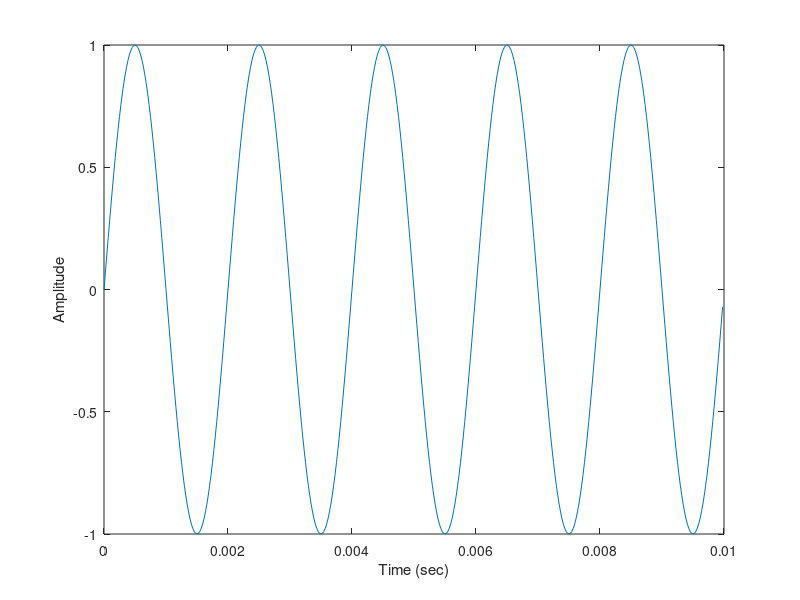
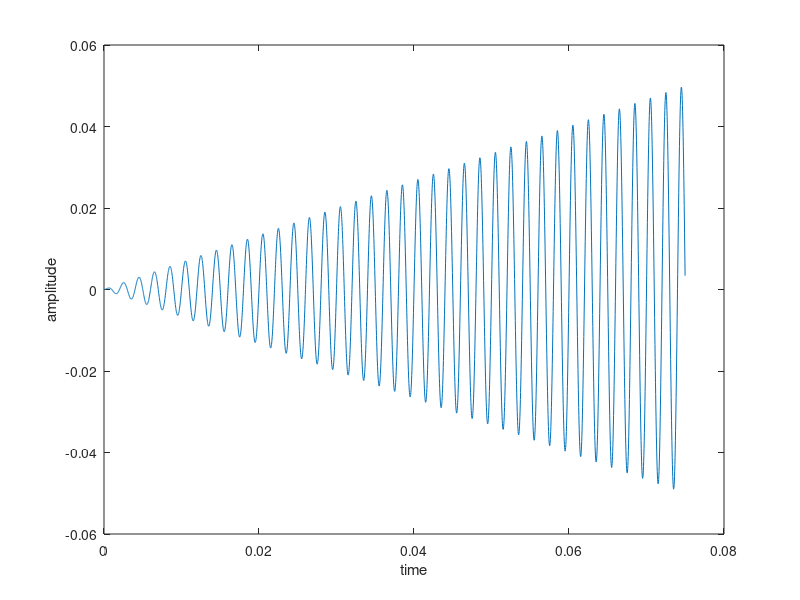

Source code (MATLAB) for these figures, in order:
% Basic sounds lecture
% A.P. Saygin, UCSD Cogsci
% MatFun Course
% Adapted from Fine & Boynton

% Sounds are also vectors

clear all;
beep; % makes a beep
pause;

% The simplest sounds are pure tones represented by functions of the form
% f(t) = A sin(2 pi freq t)
% where t is time 
% This family of functions has two parameters that we can hear freq, the frequency
% and A, the amplitude.

% 

freq=500;                    % frequency of the tone (Hz)
dur=1.5;                     % duration of the tone (seconds)
sampRate=44000; % sampling rate
nTimeSamples = dur*sampRate; %number of time samples

t = linspace(0,dur,nTimeSamples); 
y = sin(2*pi*freq*t);
sound(y,sampRate);  % this plays the sound
% try help sound
pause;
amp = 2;
y2 = amp * y;
sound(y2,sampRate);  % this plays the sound
pause;


noise = 0.2 * randn(1,sampRate);
sound (noise, sampRate);

% lets look at the wave we created
indexToPlot = t<10/1000; % select only the first 10 msec
plot(t(indexToPlot), y(indexToPlot));
xlabel('Time (sec)')
ylabel('Amplitude');
pause;

% Now lets make it louder
ramp=linspace(0, 1, nTimeSamples); % create ramp
figure(2);
plot(t, ramp, 'r');
xlabel('Time (sec)');
ylabel('amplitude envelope'); 
% We just plotted the ramp now
% multiply the sinusoid (sound wave)
% by the ramp to increase the volume over time

y3=y.*ramp;
sound(y3, sampRate);

% plotting again
plot(t(1:round(nTimeSamples/20)), y3(1:round(nTimeSamples/20)));
xlabel('time');
ylabel('amplitude');
pause;



% amplitude modulation
freq = 500; % carrier frequency
fm = 5;  % modulation frequency
f_c = sin(2*pi*freq*t);
f_m = sin(2*pi*fm*t);
f_mod = [f_c .* f_m];
sound(f_mod,sampRate);



% ALTERNATIVE:
% Psychtoolbox can also do sounds
% 
% Beep=sin([1:400]); 
% rate=22254; 
% for n=1:10 
% snd('Play',Beep,rate); 
% pause((length(Beep)/rate)); 
% snd('Close'); 
% end


